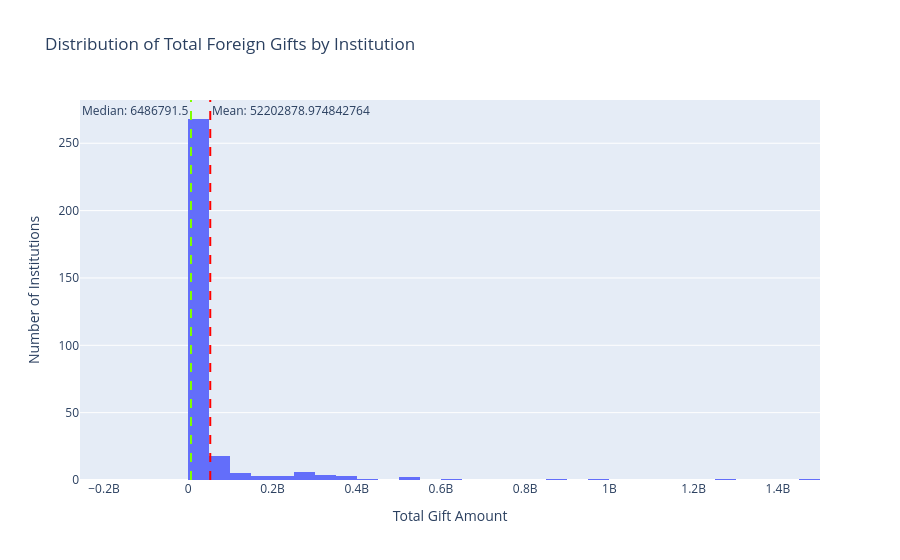

Notebook code cell kept with this figure:
### Markdown cell above
Plot a histogram of the amounts received by each university, and then label the median and the mean as vertical lines.

### Code cell
median_val = df.groupby('institution_name')['foreign_gift_amount'].sum().median()
mean_val = df.groupby('institution_name')['foreign_gift_amount'].sum().mean()
fig2 = px.histogram(df.groupby('institution_name')['foreign_gift_amount'].sum(), x = 'foreign_gift_amount',
    nbins = 50, 
    title='Distribution of Total Foreign Gifts by Institution',
    labels={'foreign_gift_amount': 'Total Gift Amount'}) 
fig2.add_vline(x = median_val, line_color = 'chartreuse', line_dash = 'dash',
               annotation_text = f'Median: {median_val}', annotation_position='top left')
fig2.add_vline(x = mean_val, line_color = 'red', line_dash = 'dash',
               annotation_text = f'Mean: {mean_val}', annotation_position='top right')
fig2.update_layout(yaxis_title = 'Number of Institutions')
fig2.show()

### Figure 1 — Plotly figure (JSON) as saved in the notebook; plotly's stock layout.template omitted (floating-point values rounded to 4 significant figures; data arrays with more than 128 entries replaced by an {"elided": "..."} marker saying what was removed)
{"data": [{"bingroup": "x", "hovertemplate": "Total Gift Amount=%{x}<br>count=%{y}<extra></extra>", "legendgroup": "", "marker": {"color": "#636efa", "pattern": {"shape": ""}}, "name": "", "nbinsx": 50, "orientation": "v", "showlegend": false, "type": "histogram", "x": {"elided": "318 int values"}, "xaxis": "x", "yaxis": "y"}], "layout": {"annotations": [{"showarrow": false, "text": "Median: 6486791.5", "x": 6487000.0, "xanchor": "right", "xref": "x", "y": 1, "yanchor": "top", "yref": "y domain"}, {"showarrow": false, "text": "Mean: 52202878.974842764", "x": 52200000.0, "xanchor": "left", "xref": "x", "y": 1, "yanchor": "top", "yref": "y domain"}], "barmode": "relative", "legend": {"tracegroupgap": 0}, "shapes": [{"line": {"color": "chartreuse", "dash": "dash"}, "type": "line", "x0": 6487000.0, "x1": 6487000.0, "xref": "x", "y0": 0, "y1": 1, "yref": "y domain"}, {"line": {"color": "red", "dash": "dash"}, "type": "line", "x0": 52200000.0, "x1": 52200000.0, "xref": "x", "y0": 0, "y1": 1, "yref": "y domain"}], "title": {"text": "Distribution of Total Foreign Gifts by Institution"}, "xaxis": {"anchor": "y", "domain": [0, 1], "title": {"text": "Total Gift Amount"}}, "yaxis": {"anchor": "x", "domain": [0, 1], "title": {"text": "Number of Institutions"}}}}
